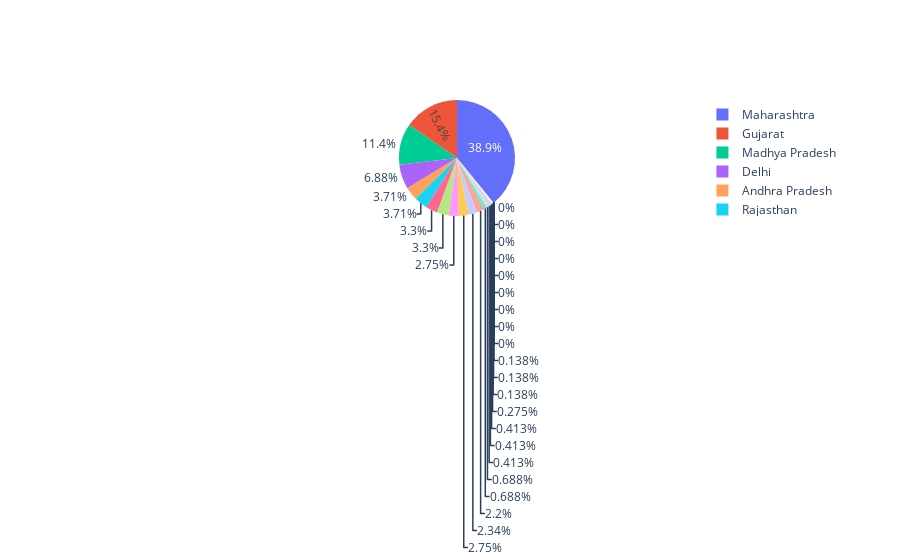

Source (notebook cell):
### Code cell
import plotly.graph_objects as go
labels = ['Andhra Pradesh','Chhattisgarh','Delhi','Gujarat','Haryana','Himachal Pradesh','Karnataka','Kerala',
'Madhya Pradesh','Maharashtra','Odisha','Puducherry','Punjab','Rajasthan','Tamil Nadu','Telengana','Chandigarh',
'Jammu and Kashmir','Ladakh','Uttar Pradesh','Uttarakhand','West Bengal','Bihar','Mizoram','Goa','Manipur','Arunchal Pradesh',
'Assam','Tripura', 'Jharkhand','Meghalaya']
values = [27,0,50,112,3,1,17,3,83,283,1,0,16,27,20,24,0,5,0,24,0,20,2,0,0,0,0,1,5,3]

fig = go.Figure(data=[go.Pie(labels=labels, values=values)])
fig.show()

### Figure 1 — Plotly figure (JSON) as saved in the notebook; plotly's stock layout.template omitted (floating-point values rounded to 4 significant figures)
{"data": [{"labels": ["Andhra Pradesh", "Chhattisgarh", "Delhi", "Gujarat", "Haryana", "Himachal Pradesh", "Karnataka", "Kerala", "Madhya Pradesh", "Maharashtra", "Odisha", "Puducherry", "Punjab", "Rajasthan", "Tamil Nadu", "Telengana", "Chandigarh", "Jammu and Kashmir", "Ladakh", "Uttar Pradesh", "Uttarakhand", "West Bengal", "Bihar", "Mizoram", "Goa", "Manipur", "Arunchal Pradesh", "Assam", "Tripura", "Jharkhand", "Meghalaya"], "type": "pie", "values": [27, 0, 50, 112, 3, 1, 17, 3, 83, 283, 1, 0, 16, 27, 20, 24, 0, 5, 0, 24, 0, 20, 2, 0, 0, 0, 0, 1, 5, 3]}], "layout": {}}
